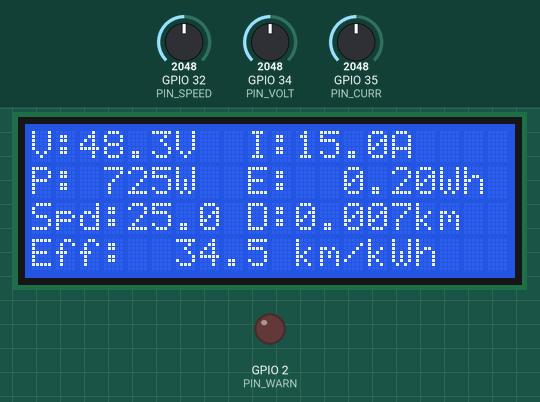
This sketch was run on a simulated ESP32. On the bench: 20×4 character LCD, output pins drawn as LEDs (lit = HIGH). The inputs (shaded band) are chosen by the test bench; at power-on: GPIO 35 (PIN_CURR) = 2048, GPIO 32 (PIN_SPEED) = 2048, GPIO 34 (PIN_VOLT) = 2048. What the sketch prints to the serial monitor is not drawn.

Above: at 2.7 s.
2.8 s: GPIO 35 (PIN_CURR) set to 3377
At 3.5 s:
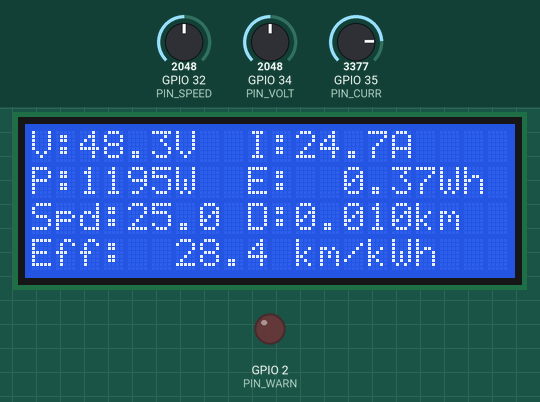
5.1 s: GPIO 35 (PIN_CURR) set to 3453
At 5.42 s:
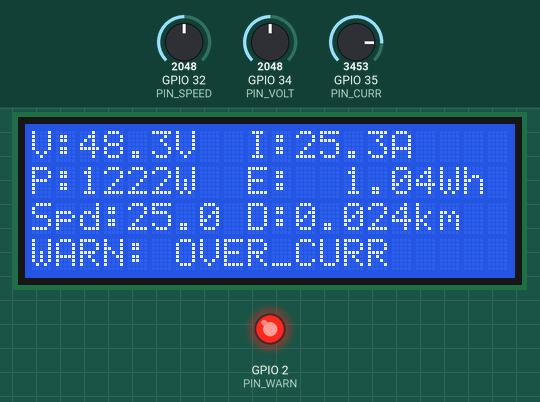
8.2 s: GPIO 32 (PIN_SPEED) set to 2866
At 8.92 s:
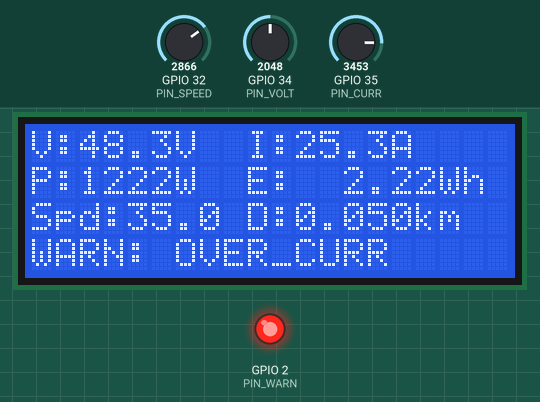
10.6 s: GPIO 34 (PIN_VOLT) set to 2866
At 10.92 s:
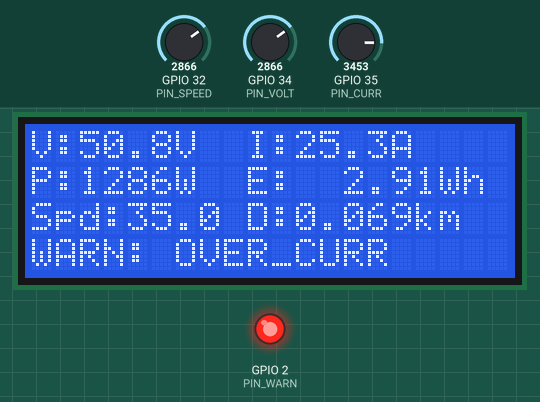
12.6 s: GPIO 32 (PIN_SPEED) set to 3603
At 12.9 s:
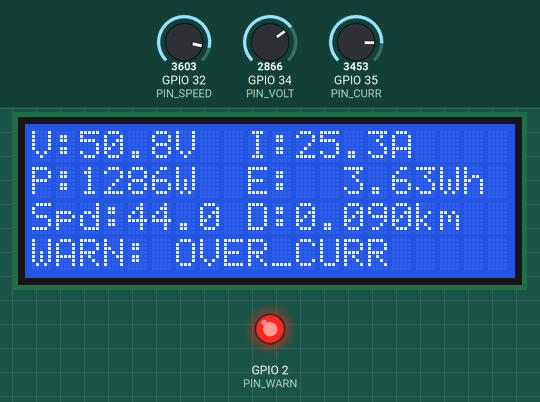
14.6 s: GPIO 34 (PIN_VOLT) set to 3603
At 14.92 s:
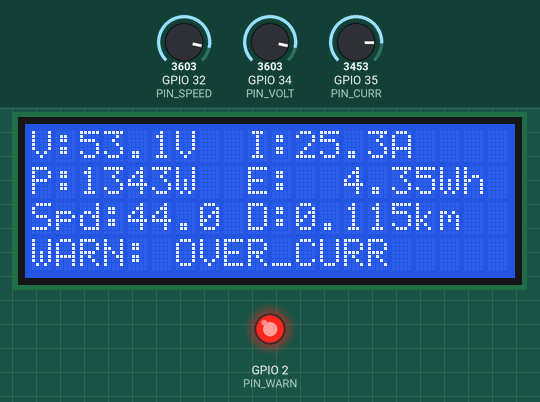
Timing chart, 0 to 17.6 s (numbered marks = the images above; inputs shaded):
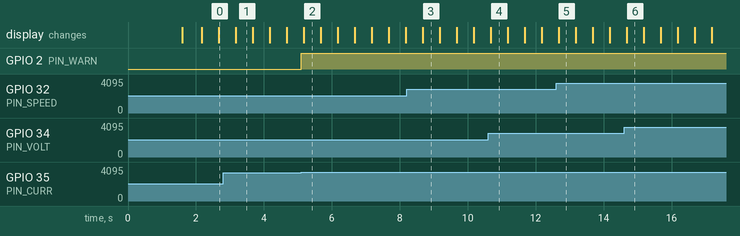

The sketch:

sketch.ino
```cpp
#include <Wire.h>
#include <LiquidCrystal_I2C.h>

// Inisialisasi LCD 20x4 (alamat I2C standar di Wokwi: 0x27)
LiquidCrystal_I2C lcd(0x27, 20, 4);

// Pin Sensor Simulasi (ADC1 ESP32)
const int PIN_VOLT  = 34;
const int PIN_CURR  = 35;
const int PIN_SPEED = 32;
const int PIN_WARN  = 2;

// Variabel Akumulasi Data
unsigned long prevMillis = 0;
const unsigned long INTERVAL_MS = 500; // Update setiap 0.5 detik

double totalEnergy_Wh  = 0.0;
double totalDistance_km = 0.0;
double elapsedTime_s   = 0.0;

void setup() {
  Serial.begin(115200);
  pinMode(PIN_WARN, OUTPUT);

  lcd.init();
  lcd.backlight();

  lcd.setCursor(0, 0);
  lcd.print("EV JOULEMETER");
  lcd.setCursor(0, 1);
  lcd.print("Initializing Sys...");
  delay(1500);
  lcd.clear();

  // Header CSV untuk Telemetry di Serial Monitor
  Serial.println("Time_s,Voltage_V,Current_A,Power_W,Speed_kmh,Distance_km,Energy_Wh,Efficiency_km_kWh,Status");
  prevMillis = millis();
}

// Fungsi mapping nilai float dari ADC 12-bit (0 - 4095)
double mapFloat(int raw, double outMin, double outMax) {
  return (double)raw * (outMax - outMin) / 4095.0 + outMin;
}

void loop() {
  unsigned long currentMillis = millis();

  if (currentMillis - prevMillis >= INTERVAL_MS) {
    double dt_s = (currentMillis - prevMillis) / 1000.0;
    prevMillis = currentMillis;
    elapsedTime_s += dt_s;

    // 1. Baca Input Simulasi Sensor
    double voltage_V = mapFloat(analogRead(PIN_VOLT), 42.0, 54.6); // Baterai 13S Li-Ion
    double current_A = mapFloat(analogRead(PIN_CURR), 0.0, 30.0);  // Arus Motor
    double speed_kmh = mapFloat(analogRead(PIN_SPEED), 0.0, 50.0); // Kecepatan

    // 2. Hitung Daya Sesaat & Integrasi Energi/Jarak
    double power_W = voltage_V * current_A;
    totalEnergy_Wh   += power_W * (dt_s / 3600.0);   // Wh = W * jam
    totalDistance_km += speed_kmh * (dt_s / 3600.0); // km = (km/jam) * jam

    // 3. Hitung Efisiensi (Jarak per Energi: km/kWh)
    double totalEnergy_kWh = totalEnergy_Wh / 1000.0;
    double efficiency_km_kWh = 0.0;
    if (totalEnergy_kWh > 0.00001) {
      efficiency_km_kWh = totalDistance_km / totalEnergy_kWh;
    }

    // 4. Cek Kondisi Safety (Overcurrent / Undervoltage)
    String status = "OK";
    if (current_A > 25.0 || voltage_V < 43.5) {
      digitalWrite(PIN_WARN, HIGH);
      status = (current_A > 25.0) ? "OVER_CURR" : "LOW_BATT";
    } else {
      digitalWrite(PIN_WARN, LOW);
    }

    // 5. Tampilkan ke Driver Dashboard (LCD 20x4)
    lcd.setCursor(0, 0);
    lcd.printf("V:%4.1fV  I:%4.1fA    ", voltage_V, current_A);

    lcd.setCursor(0, 1);
    lcd.printf("P:%4.0fW  E:%6.2fWh ", power_W, totalEnergy_Wh);

    lcd.setCursor(0, 2);
    lcd.printf("Spd:%4.1f D:%5.3fkm ", speed_kmh, totalDistance_km);

    lcd.setCursor(0, 3);
    if (status == "OK") {
      lcd.printf("Eff:%6.1f km/kWh  ", efficiency_km_kWh);
    } else {
      lcd.printf("WARN: %-13s", status.c_str());
    }

    // 6. Kirim Data Telemetry CSV ke Serial Monitor
    Serial.printf("%.1f,%.2f,%.2f,%.1f,%.1f,%.4f,%.3f,%.2f,%s\n",
                  elapsedTime_s, voltage_V, current_A, power_W,
                  speed_kmh, totalDistance_km, totalEnergy_Wh,
                  efficiency_km_kWh, status.c_str());
  }
}
```

Measured:
- the behaviour switches between 3412 and 3413 on GPIO 35 (PIN_CURR) (found by bisection; images 1 and 2)
- after the input at 5.1 s, GPIO 2 (PIN_WARN): LOW → HIGH at once; the display: changes after 0.07 s (image 2)
- what the display in image 1 shows lasts 0.5 s, from 3.2 s to 3.7 s
